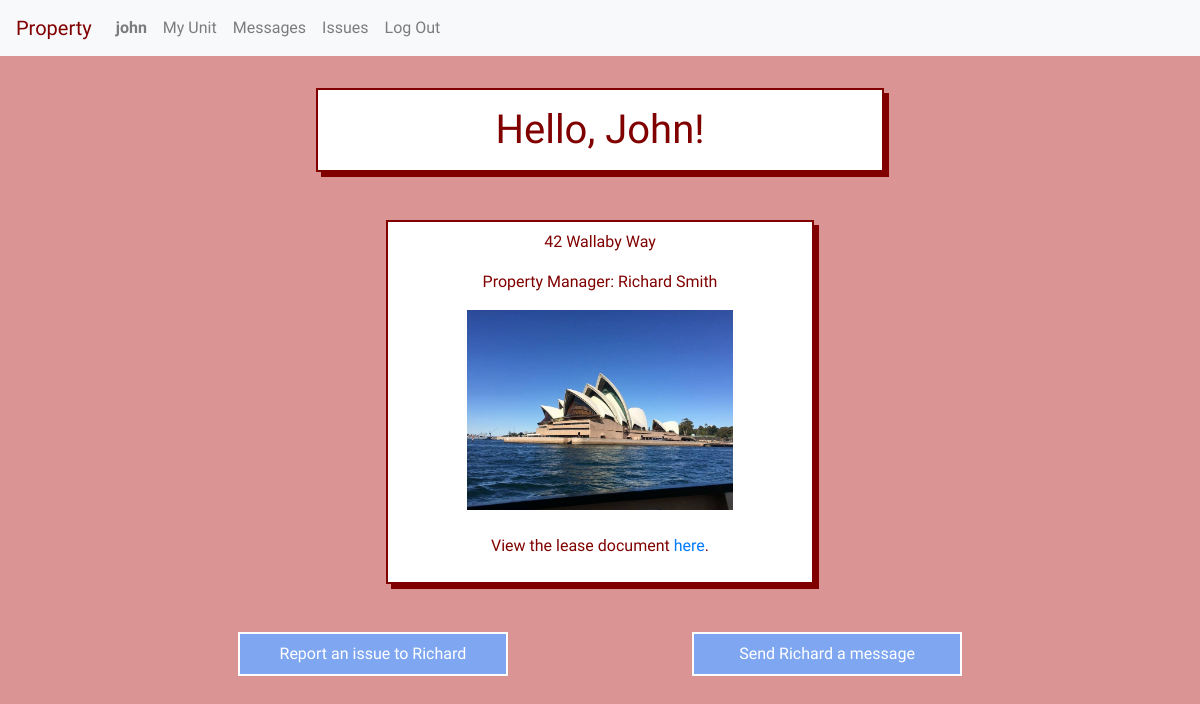
The app's page /property/ (signed in) with its own data.
### property/models.py (models this page shows, shortened)
class User(AbstractUser):
    tenant = models.BooleanField(default=True)
    manager = models.BooleanField(default=False)
    profile_picture = models.ImageField(blank=True, null=True, upload_to='profile_images/')

class Unit(models.Model):
    manager = models.ForeignKey(User, on_delete=models.CASCADE, related_name="managers")
    tenant = models.ForeignKey(User, on_delete=models.CASCADE, related_name="tenants", blank=True, null=True)
    address = models.CharField(max_length=200)
    image = models.ImageField(blank=True, upload_to='unit_images/')
    lease = models.FileField(blank=True, upload_to='leases/')
    def __str__(self):
        return f"{self.address}"

### property/views.py (the view)
# urls.py: path("", views.index, name="index"),
def index(request):
    if request.user.is_authenticated:
        if request.user.manager:
            try:
                units = Unit.objects.filter(manager=request.user).order_by('address').order_by('-tenant')
            except ObjectDoesNotExist:
                units = None
            return render(request, 'property/index.html', {
                "units": units,
            })
        else:
            try:
                my_unit = Unit.objects.get(tenant=request.user)
                empty_units = None
            except ObjectDoesNotExist:
                my_unit = None
                empty_units = Unit.objects.filter(tenant=None)
            return render(request, 'property/index.html', {
                "my_unit": my_unit,
                "empty_units": empty_units
            })
    else:
        return render(request, 'property/login.html')

### property/templates/property/index.html (shortened to what this page needs)
{% extends "property/layout.html" %}
{% load static %}
{% block body %}
    {% if user.tenant %}
        <h1>Hello, {{user.first_name}}!</h1>
        <div class="list-container">
        {% if my_unit %}
        <div class="unit-listing">
            <p>{{my_unit}}</p>
            <p>Property Manager: {{my_unit.manager.first_name}} {{my_unit.manager.last_name}}</p>
            {% if my_unit.image %}
            <img src="{{ my_unit.image.url }}" alt="{{ unit.address }}" height=200>
            {% endif %}
            {% if my_unit.lease %}
            <br><br>
            <p>View the lease document <a href="{{ my_unit.lease.url }}" target="_blank" rel="noopener noreferrer">here</a>.</p>
            {% endif %}
        </div>
        <div class="inline-container">
            <div class="inline-child">
                <button id="show_report_issue_form">Report an issue to {{my_unit.manager.first_name}}</button>
            </div>
            <div class="inline-child">
                <button id="show_send_message_form">Send {{my_unit.manager.first_name}} a message</button>
            </div>
        </div>
        {% endif %}
        </div>
    {% endif %}
{% endblock %}

### property/templates/property/layout.html (shortened to what this page needs)
{% load static %}
<!DOCTYPE html>
<html lang="en">
    <head>
        <link rel="stylesheet" href="https://stackpath.bootstrapcdn.com/bootstrap/4.3.1/css/bootstrap.min.css">
        <link href="{% static 'property/styles.css' %}" rel="stylesheet">
    </head>
    <body>
        {% if user.is_authenticated %}
        <nav class="navbar sticky-top navbar-expand-lg navbar-light bg-light">
            <a id="property" class="navbar-brand" href="{% url 'index' %}">Property</a>
            <div class="collapse navbar-collapse" id="navbarTogglerDemo02">
              <ul class="navbar-nav mr-auto mt-2 mt-lg-0">
                <li class="nav-item">
                    <a class="nav-link" href="{% url 'profile' %}"><strong>{{ user.username }}</strong></a>
                </li>
                {% if user.tenant %}
                <li class="nav-item">
                    <a class="nav-link" href="{% url 'index' %}">My Unit</a>
                </li>
                {% endif %}
                <li class="nav-item">
                    <a id="messages_nav" class="nav-link" href="{% url 'messages' %}">Messages</a>
                </li>
                <li class="nav-item">
                    <a id="issues_nav" class="nav-link" href="{% url 'issues' %}">Issues</a>
                </li>
                <li class="nav-item">
                    <a class="nav-link" href="{% url 'logout' %}">Log Out</a>
                </li>
              </ul>
            </div>
          </nav>
        {% endif %}
        <div class="body">
        {% block body %}
        {% endblock %}
        </div>
    </body>
</html>

### property/static/property/styles.css (style rules this page uses)
:root { --blue: rgb(60, 108, 196); --lightblue: rgb(127, 167, 241); }
body { background-color: rgb(219, 148, 148); color: maroon; font-family: 'Yusei Magic', sans-serif; }
#property { color: maroon; }
a { text-decoration: none !important; }
.body { padding: 2rem; text-align: center; }
h1 { padding: 1rem; margin-bottom: 1rem; margin: auto; text-align: center; border: maroon solid 2px; background-color: white; color: maroon; display: block; box-shadow: 5px 5px; width: 50%; min-width: 350px; }
.list-container { padding: 2rem; }
.inline-child { display: inline-block; width: 42%; min-width: 250px; vertical-align: top; margin-top: 1rem; }
#show_report_issue_form, #show_send_message_form { padding: 0.5rem; margin: auto; width: 60%; min-width: 200px; margin-bottom: 2rem; margin-top: 1rem; text-align: center; border: white solid 2px; background-color: var(--lightblue); color: white; }
.unit-listing, #add_property_form { padding: 0.5rem; margin: auto; width: 40%; min-width: 350px; margin-bottom: 1rem; margin-top: 1rem; text-align: center; border: maroon solid 2px; background-color: white; color: maroon; box-shadow: maroon 5px 5px; }

### records on screen
User: username "john", first_name "John"
Unit: address "42 Wallaby Way", manager.first_name "Richard", manager.last_name "Smith", image (picture)
